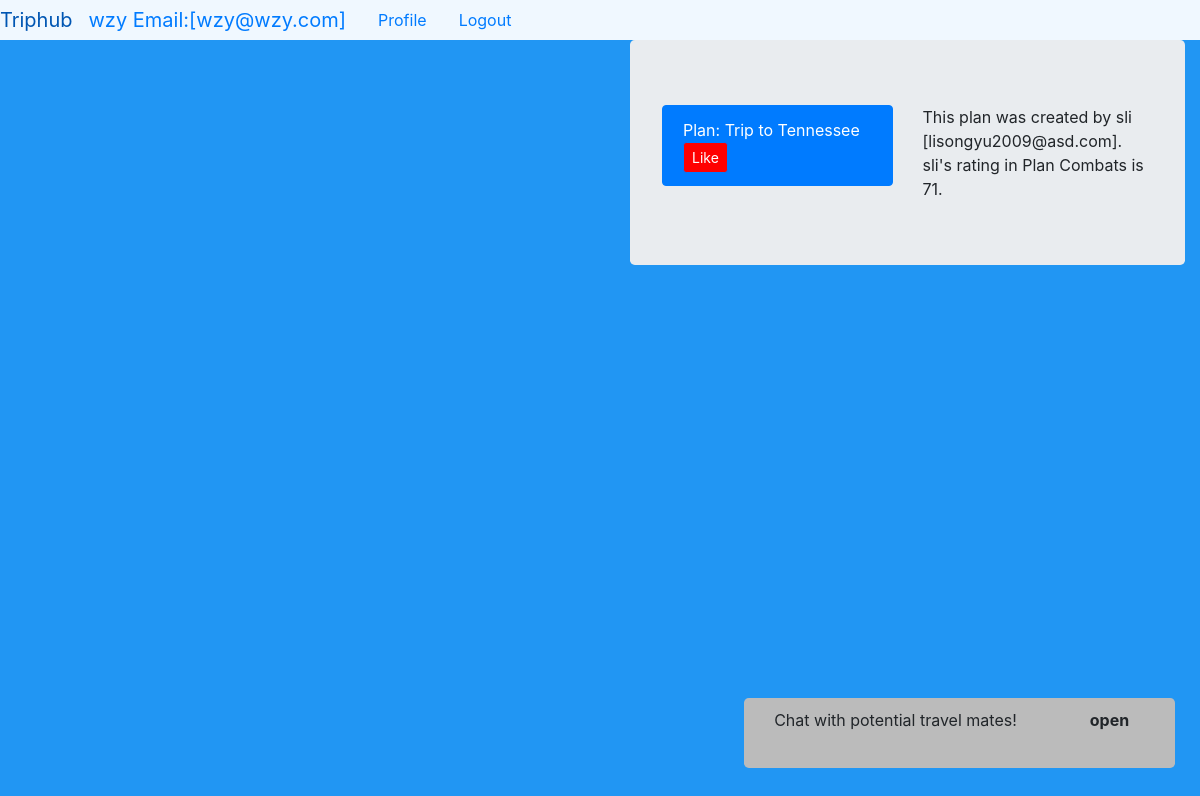
Page /frontend/trip/createTrip.php?planid=2 (signed in) on the committed database.
### tables this page shows
CREATE TABLE `Plan` (
  `planID` int(11) NOT NULL,
  `title` varchar(50) DEFAULT NULL,
  `ownedByUserID` int(11) DEFAULT NULL,
  `createdByUserID` int(11) DEFAULT NULL
);

CREATE TABLE `users` (
  `user_id` int(11) NOT NULL COMMENT 'auto incrementing user_id of each user, unique index',
  `user_name` varchar(64) NOT NULL COMMENT 'user''s name, unique',
  `user_password_hash` varchar(255) NOT NULL COMMENT 'user''s password in salted and hashed format',
  `user_email` varchar(64) NOT NULL COMMENT 'user''s email, unique',
  `user_rating` int(11) NOT NULL DEFAULT '100'
);

### frontend/trip/createTrip.php (the view, shortened to what this page needs)
<!DOCTYPE html>
<html >
<head>
    <link rel="stylesheet" href="css/style.css">
    <link rel="stylesheet" href="https://maxcdn.bootstrapcdn.com/bootstrap/4.0.0-alpha.6/css/bootstrap.min.css">
</head>
<?php
         function connectToDb() {
            $db = new mysqli('localhost', 'tripubproject_adm', '12345shangshandalaohu', 'tripubproject_DB1');
            return $db;
         }
         function checkPlan($db, $pid) {
            if ($result = $db->query("SELECT Plan.Title, locations.NAME, locations.TYPE, locations.ID FROM Plan, contains, locations WHERE Plan.planID = $pid AND contains.planID = $pid AND locations.ID = contains.locationID")) {
              $myArray = array();
              return $myArray;
            }
            return NULL;
         }
        function getOwner($db, $pid){
            if ($result = $db->query("SELECT ownedByUserID FROM Plan WHERE planID = $pid;")) {
                $row = $result->fetch_array(MYSQLI_NUM);
                $r = $row[0];
                return $r;
            }
            return NULL;
        }
         function getTitle($db, $pid) {
          if ($result = $db->query("SELECT title FROM Plan WHERE Plan.planID = $pid")) {
              $result_fetch = $result->fetch_object();
              $fuck = $result_fetch->title;
              return $fuck;
          }
         }
        function checkLike($planid, $userid, $db){
            $sql = "SELECT likes FROM likings WHERE planID=$planid AND userID=$userid;";
            $result = $db->query($sql);
            $row = $result->fetch_assoc();
            $the_like = $row['likes'];
            if($the_like == NULL or $the_like == 0){
              return 0;
            }
            else{
                return 1;
            }
        }
     ?>
<body>
<ul class="nav nav-pills" style="background-color: aliceblue">
    <?php
    $page = $_SERVER['PHP_SELF'];
    ?>
    <a class="navbar-brand" href="<?php echo $page?>">Triphub</a>
    <li class="nav-item">
      <a class="navbar-brand" href="<?php echo $page?>">
        <?php echo $_SESSION['user_name']." Email:[".$_SESSION['user_email']."]";?>
      </a>
    </li>
    <li class="nav-item">
        <a class="nav-link" href="http://tripubproject.web.engr.illinois.edu/411SP17/frontend/user/profile.php">Profile</a>
    </li>
    <li class = "nav-item">
        <a class = "nav-link" href = "../user/login.php?logout">Logout</a >
    </li>
</ul>
  <div class="row"  id = "p1">
    <div class="col align-self-start">
    </div>
  <div class="col align-self-center" id="real-size">
    <div class="container">
      <div class="jumbotron">
        <div class="row" id = "topblank">
          <div class="col-md-12"></div>
        </div>
        <div class="row">
          <div class="col-6">
            <?php
            $db = connectToDb();
            $the_user = $_SESSION['user_id'];
            $ownID = "";
            if(isset($_GET['planid']) && !empty($_GET['planid'])){
              $haha = getTitle($db, $_GET['planid']);
              $ownID = getOwner($db, $_GET['planid']);
            }
            else{
              $_GET['planid'] = $_SESSION['currentPlan'];
              $res = checkPlan($db, $_GET['planid']);
              $haha = getTitle($db, $_GET['planid']);
              $ownID = getOwner($db, $_GET['planid']);
            }
            ?>
            <ul id = "planlist" class="list-group">
              <li class="list-group-item active"><?php echo "Plan: ".$haha ?><?php $plan = $_GET['planid'];$result = checkLike($plan, $the_user, $db);if ($result == 0) {echo "<button data-id=\"".$the_user."\" name=\"like\"type=\"button\" id = \"".$_SESSION['currentPlan']."\" class=\"btn btn-primary btn-sm like\" style=\"background-color:red\">Like</button>";} else {echo "<button data-id=\"".$the_user."\" name=\"like\"type=\"button\" id = \"".$_SESSION['currentPlan']."\" class=\"btn btn-primary btn-sm like\" style=\"background-color:black\">Dislike</button>";}
              ?>
            </ul>
          </div>
          <div class="col-6">
            <div id = "toShow">
                <?php
                if(strcmp($ownID,$the_user) != 0){
                    if ($result = $db->query("SELECT user_name, user_email, user_rating FROM users WHERE user_id = $ownID;")) {
                        $row = $result->fetch_array(MYSQLI_ASSOC);
                        $temp_name = $row['user_name'];
                        $temp_email = $row['user_email'];
                        $temp_rating = $row['user_rating'];
                        echo "This plan was created by $temp_name [$temp_email]. $temp_name's rating in Plan Combats is $temp_rating.";
                    }
                }
                ?>
            </div>
          </div>
        </div>
      </div>
    </div>
    <div class="col align-self-end">
    </div>
  </div>
</div>
<div class="container col-5" id="chat-container" style="position: fixed;bottom:0px;right:10px;z-index:999">
  <div class="jumbotron col-11" style="padding:10px; background-color:#bbbbbb;float:right">
    <div class = "row" style="margin-bottom:10px;margin-left:5px;">
        <div class="col-9" id="plain-words">
            <p>Chat with potential travel mates!</p>
        </div>
        <div class="col-1">
            <b id="minimize" onclick="close_chat()">open</b>
        </div>
    </div>
  </div>
</div>
</body>
</html>

### frontend/trip/css/style.css (style rules this page uses)
*, *:after, *:before { box-sizing: border-box; }
html { font-size: 100%; line-height: 1.5; height: 100%; }
body { position: relative; margin: 0; font-family: 'Work Sans', Arial, Helvetica, sans-serif; min-height: 100%; background: #2196F3 !important; color: #777; }
.jumbotron { background: rgba(200, 54, 54, 0.2); }

### rows in the picture
plan: title "Trip to Tennessee"
users: user_name "sli", user_email "lisongyu2009@asd.com", user_rating "71"

### other values in the picture
$_SESSION['user_name'] "wzy"
$_SESSION['user_email'] "wzy@wzy.com"
